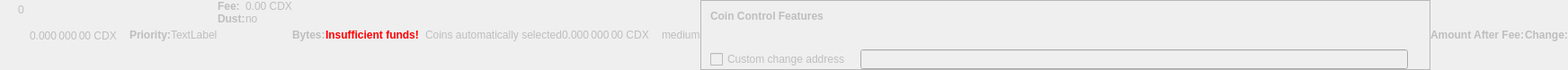
    <widget class="QWidget" name="dummyHideWidget" native="true">
     <property name="enabled">
      <bool>false</bool>
     </property>
     <property name="maximumSize">
      <size>
       <width>100</width>
       <height>22</height>
      </size>
     </property>
     <layout class="QHBoxLayout" name="dummyHideLayout">
      <property name="spacing">
       <number>0</number>
      </property>
      <property name="leftMargin">
       <number>0</number>
      </property>
      <property name="topMargin">
       <number>0</number>
      </property>
      <property name="rightMargin">
       <number>0</number>
      </property>
      <property name="bottomMargin">
       <number>0</number>
      </property>
      <item>
       <layout class="QFormLayout" name="formLayoutCoinControl1">
        <property name="horizontalSpacing">
         <number>10</number>
        </property>
        <property name="verticalSpacing">
         <number>14</number>
        </property>
        <property name="leftMargin">
         <number>10</number>
        </property>
        <property name="topMargin">
         <number>4</number>
        </property>
        <property name="rightMargin">
         <number>6</number>
        </property>
        <item row="0" column="1">
         <widget class="QLabel" name="labelCoinControlBytes">
          <property name="cursor">
           <cursorShape>IBeamCursor</cursorShape>
          </property>
          <property name="contextMenuPolicy">
           <enum>Qt::ActionsContextMenu</enum>
          </property>
          <property name="text">
           <string notr="true">0</string>
          </property>
          <property name="textInteractionFlags">
           <set>Qt::LinksAccessibleByMouse|Qt::TextSelectableByKeyboard|Qt::TextSelectableByMouse</set>
          </property>
         </widget>
        </item>
       </layout>
      </item>
      <item>
       <widget class="QLabel" name="labelCoinControlAfterFee">
        <property name="enabled">
         <bool>false</bool>
        </property>
        <property name="sizePolicy">
         <sizepolicy hsizetype="Fixed" vsizetype="Fixed">
          <horstretch>0</horstretch>
          <verstretch>0</verstretch>
         </sizepolicy>
        </property>
        <property name="minimumSize">
         <size>
          <width>111</width>
          <height>12</height>
         </size>
        </property>
        <property name="maximumSize">
         <size>
          <width>111</width>
          <height>12</height>
         </size>
        </property>
        <property name="cursor">
         <cursorShape>IBeamCursor</cursorShape>
        </property>
        <property name="contextMenuPolicy">
         <enum>Qt::ActionsContextMenu</enum>
        </property>
        <property name="text">
         <string notr="true">0.000 000 00 CDX</string>
        </property>
        <property name="textInteractionFlags">
         <set>Qt::LinksAccessibleByMouse|Qt::TextSelectableByKeyboard|Qt::TextSelectableByMouse</set>
        </property>
       </widget>
      </item>
      <item>
       <widget class="QLabel" name="labelCoinControlPriorityText">
        <property name="enabled">
         <bool>false</bool>
        </property>
        <property name="font">
         <font>
          <weight>75</weight>
          <bold>true</bold>
         </font>
        </property>
        <property name="text">
         <string>Priority:</string>
        </property>
       </widget>
      </item>
      <item>
       <layout class="QHBoxLayout" name="horizontalLayout">
        <item>
         <widget class="QLabel" name="WarningLabel">
          <property name="text">
           <string>TextLabel</string>
          </property>
         </widget>
        </item>
       </layout>
      </item>
      <item>
       <layout class="QFormLayout" name="formLayoutCoinControl3">
        <property name="horizontalSpacing">
         <number>0</number>
        </property>
        <property name="verticalSpacing">
         <number>0</number>
        </property>
        <property name="leftMargin">
         <number>0</number>
        </property>
        <property name="topMargin">
         <number>0</number>
        </property>
        <property name="rightMargin">
         <number>0</number>
        </property>
        <item row="0" column="0">
         <widget class="QLabel" name="labelCoinControlFeeText">
          <property name="enabled">
           <bool>false</bool>
          </property>
          <property name="font">
           <font>
            <weight>75</weight>
            <bold>true</bold>
           </font>
          </property>
          <property name="text">
           <string>Fee:</string>
          </property>
          <property name="margin">
           <number>0</number>
          </property>
         </widget>
        </item>
        <item row="0" column="1">
         <widget class="QLabel" name="labelCoinControlFee">
          <property name="enabled">
           <bool>false</bool>
          </property>
          <property name="cursor">
           <cursorShape>IBeamCursor</cursorShape>
          </property>
          <property name="contextMenuPolicy">
           <enum>Qt::ActionsContextMenu</enum>
          </property>
          <property name="text">
           <string notr="true">0.00 CDX</string>
          </property>
          <property name="textInteractionFlags">
           <set>Qt::LinksAccessibleByMouse|Qt::TextSelectableByKeyboard|Qt::TextSelectableByMouse</set>
          </property>
         </widget>
        </item>
        <item row="1" column="0">
         <widget class="QLabel" name="labelCoinControlLowOutputText">
          <property name="enabled">
           <bool>false</bool>
          </property>
          <property name="font">
           <font>
            <weight>75</weight>
            <bold>true</bold>
           </font>
          </property>
          <property name="text">
           <string>Dust:</string>
          </property>
         </widget>
        </item>
        <item row="1" column="1">
         <widget class="QLabel" name="labelCoinControlLowOutput">
          <property name="enabled">
           <bool>false</bool>
          </property>
          <property name="cursor">
           <cursorShape>IBeamCursor</cursorShape>
          </property>
          <property name="contextMenuPolicy">
           <enum>Qt::ActionsContextMenu</enum>
          </property>
          <property name="text">
           <string>no</string>
          </property>
          <property name="textInteractionFlags">
           <set>Qt::LinksAccessibleByMouse|Qt::TextSelectableByKeyboard|Qt::TextSelectableByMouse</set>
          </property>
         </widget>
        </item>
       </layout>
      </item>
      <item>
       <widget class="QLabel" name="labelCoinControlBytesText">
        <property name="enabled">
         <bool>false</bool>
        </property>
        <property name="font">
         <font>
          <weight>75</weight>
          <bold>true</bold>
         </font>
        </property>
        <property name="text">
         <string>Bytes:</string>
        </property>
       </widget>
      </item>
      <item>
       <layout class="QFormLayout" name="formLayoutCoinControl2">
        <property name="horizontalSpacing">
         <number>0</number>
        </property>
        <property name="verticalSpacing">
         <number>0</number>
        </property>
        <property name="leftMargin">
         <number>0</number>
        </property>
        <property name="topMargin">
         <number>0</number>
        </property>
        <property name="rightMargin">
         <number>0</number>
        </property>
       </layout>
      </item>
      <item>
       <layout class="QHBoxLayout" name="horizontalLayoutCoinControl2">
        <property name="spacing">
         <number>0</number>
        </property>
        <property name="bottomMargin">
         <number>0</number>
        </property>
       </layout>
      </item>
      <item>
       <widget class="QLabel" name="labelCoinControlInsuffFunds">
        <property name="enabled">
         <bool>false</bool>
        </property>
        <property name="minimumSize">
         <size>
          <width>0</width>
          <height>0</height>
         </size>
        </property>
        <property name="font">
         <font>
          <weight>75</weight>
          <bold>true</bold>
         </font>
        </property>
        <property name="styleSheet">
         <string notr="true">color:red;font-weight:bold;</string>
        </property>
        <property name="text">
         <string>Insufficient funds!</string>
        </property>
        <property name="margin">
         <number>5</number>
        </property>
       </widget>
      </item>
      <item>
       <layout class="QFormLayout" name="formLayoutCoinControl4">
        <property name="horizontalSpacing">
         <number>0</number>
        </property>
        <property name="verticalSpacing">
         <number>0</number>
        </property>
        <property name="leftMargin">
         <number>0</number>
        </property>
        <property name="topMargin">
         <number>0</number>
        </property>
        <property name="rightMargin">
         <number>0</number>
        </property>
       </layout>
      </item>
      <item>
       <widget class="QLabel" name="labelCoinControlChangeLabel">
        <property name="enabled">
         <bool>false</bool>
        </property>
        <property name="sizePolicy">
         <sizepolicy hsizetype="Preferred" vsizetype="Expanding">
          <horstretch>0</horstretch>
          <verstretch>0</verstretch>
         </sizepolicy>
        </property>
        <property name="minimumSize">
         <size>
          <width>0</width>
          <height>0</height>
         </size>
        </property>
        <property name="text">
         <string/>
        </property>
        <property name="margin">
         <number>3</number>
        </property>
       </widget>
      </item>
      <item>
       <widget class="QLabel" name="labelCoinControlAutomaticallySelected">
        <property name="enabled">
         <bool>false</bool>
        </property>
        <property name="sizePolicy">
         <sizepolicy hsizetype="Fixed" vsizetype="Fixed">
          <horstretch>0</horstretch>
          <verstretch>0</verstretch>
         </sizepolicy>
        </property>
        <property name="minimumSize">
         <size>
          <width>0</width>
          <height>0</height>
         </size>
        </property>
        <property name="maximumSize">
         <size>
          <width>240</width>
          <height>16777215</height>
         </size>
        </property>
        <property name="text">
         <string>Coins automatically selected</string>
        </property>
        <property name="margin">
         <number>5</number>
        </property>
       </widget>
      </item>
      <item>
       <widget class="QLabel" name="labelCoinControlChange">
        <property name="enabled">
         <bool>false</bool>
        </property>
        <property name="sizePolicy">
         <sizepolicy hsizetype="Fixed" vsizetype="Fixed">
          <horstretch>0</horstretch>
          <verstretch>0</verstretch>
         </sizepolicy>
        </property>
        <property name="minimumSize">
         <size>
          <width>111</width>
          <height>0</height>
         </size>
        </property>
        <property name="maximumSize">
         <size>
          <width>111</width>
          <height>16777215</height>
         </size>
        </property>
        <property name="cursor">
         <cursorShape>IBeamCursor</cursorShape>
        </property>
        <property name="contextMenuPolicy">
         <enum>Qt::ActionsContextMenu</enum>
        </property>
        <property name="text">
         <string notr="true">0.000 000 00 CDX</string>
        </property>
        <property name="textInteractionFlags">
         <set>Qt::LinksAccessibleByMouse|Qt::TextSelectableByKeyboard|Qt::TextSelectableByMouse</set>
        </property>
       </widget>
      </item>
      <item>
       <widget class="QLabel" name="labelCoinControlPriority">
        <property name="enabled">
         <bool>false</bool>
        </property>
        <property name="cursor">
         <cursorShape>IBeamCursor</cursorShape>
        </property>
        <property name="contextMenuPolicy">
         <enum>Qt::ActionsContextMenu</enum>
        </property>
        <property name="text">
         <string>medium</string>
        </property>
        <property name="textInteractionFlags">
         <set>Qt::LinksAccessibleByMouse|Qt::TextSelectableByKeyboard|Qt::TextSelectableByMouse</set>
        </property>
       </widget>
      </item>
      <item>
       <widget class="QFrame" name="frameCoinControl">
        <property name="sizePolicy">
         <sizepolicy hsizetype="Expanding" vsizetype="Expanding">
          <horstretch>0</horstretch>
          <verstretch>0</verstretch>
         </sizepolicy>
        </property>
        <property name="maximumSize">
         <size>
          <width>16777215</width>
          <height>16777215</height>
         </size>
        </property>
        <property name="frameShape">
         <enum>QFrame::StyledPanel</enum>
        </property>
        <property name="frameShadow">
         <enum>QFrame::Sunken</enum>
        </property>
        <layout class="QVBoxLayout" name="verticalLayoutCoinControl2_2">
         <property name="spacing">
          <number>0</number>
         </property>
         <property name="leftMargin">
          <number>0</number>
         </property>
         <property name="topMargin">
          <number>0</number>
         </property>
         <property name="rightMargin">
          <number>0</number>
         </property>
         <property name="bottomMargin">
          <number>0</number>
         </property>
         <item>
          <layout class="QVBoxLayout" name="verticalLayoutCoinControl" stretch="0,0,0,1">
           <property name="spacing">
            <number>0</number>
           </property>
           <property name="leftMargin">
            <number>10</number>
           </property>
           <property name="topMargin">
            <number>10</number>
           </property>
           <item>
            <layout class="QHBoxLayout" name="horizontalLayoutCoinControl1">
             <property name="bottomMargin">
              <number>15</number>
             </property>
             <item>
              <widget class="QLabel" name="labelCoinControlFeatures">
               <property name="enabled">
                <bool>false</bool>
               </property>
               <property name="sizePolicy">
                <sizepolicy hsizetype="Preferred" vsizetype="Maximum">
                 <horstretch>0</horstretch>
                 <verstretch>0</verstretch>
                </sizepolicy>
               </property>
               <property name="font">
                <font>
                 <weight>75</weight>
                 <bold>true</bold>
                </font>
               </property>
               <property name="styleSheet">
                <string notr="true">font-weight:bold;</string>
               </property>
               <property name="text">
                <string>Coin Control Features</string>
               </property>
              </widget>
             </item>
            </layout>
           </item>
           <item>
            <widget class="QWidget" name="widgetCoinControl" native="true">
             <property name="sizePolicy">
              <sizepolicy hsizetype="Preferred" vsizetype="Preferred">
               <horstretch>0</horstretch>
               <verstretch>0</verstretch>
              </sizepolicy>
             </property>
             <property name="minimumSize">
              <size>
               <width>0</width>
               <height>0</height>
              </size>
             </property>
             <property name="styleSheet">
              <string notr="true"/>
             </property>
             <layout class="QHBoxLayout" name="horizontalLayoutCoinControl5_2">
              <property name="leftMargin">
               <number>0</number>
              </property>
              <property name="topMargin">
               <number>0</number>
              </property>
              <property name="rightMargin">
               <number>0</number>
              </property>
              <property name="bottomMargin">
               <number>0</number>
              </property>
              <item>
               <layout class="QHBoxLayout" name="horizontalLayoutCoinControl3">
                <property name="spacing">
                 <number>20</number>
                </property>
                <property name="topMargin">
                 <number>0</number>
                </property>
                <property name="bottomMargin">
                 <number>10</number>
                </property>
               </layout>
              </item>
             </layout>
            </widget>
           </item>
           <item>
            <layout class="QHBoxLayout" name="horizontalLayoutCoinControl4" stretch="0,0,0">
             <property name="spacing">
              <number>12</number>
             </property>
             <property name="sizeConstraint">
              <enum>QLayout::SetDefaultConstraint</enum>
             </property>
             <property name="topMargin">
              <number>5</number>
             </property>
             <property name="rightMargin">
              <number>5</number>
             </property>
             <item>
              <widget class="QCheckBox" name="checkBoxCoinControlChange">
               <property name="enabled">
                <bool>false</bool>
               </property>
               <property name="toolTip">
                <string>If this is activated, but the change address is empty or invalid, change will be sent to a newly generated address.</string>
               </property>
               <property name="text">
                <string>Custom change address</string>
               </property>
              </widget>
             </item>
             <item>
              <widget class="QValidatedLineEdit" name="lineEditCoinControlChange">
               <property name="enabled">
                <bool>false</bool>
               </property>
               <property name="sizePolicy">
                <sizepolicy hsizetype="Expanding" vsizetype="Fixed">
                 <horstretch>0</horstretch>
                 <verstretch>0</verstretch>
                </sizepolicy>
               </property>
              </widget>
             </item>
             <item>
              <widget class="QLabel" name="labelCoinControlChangeLabel_2">
               <property name="sizePolicy">
                <sizepolicy hsizetype="Preferred" vsizetype="Expanding">
                 <horstretch>0</horstretch>
                 <verstretch>0</verstretch>
                </sizepolicy>
               </property>
               <property name="minimumSize">
                <size>
                 <width>0</width>
                 <height>0</height>
                </size>
               </property>
               <property name="text">
                <string/>
               </property>
               <property name="margin">
                <number>3</number>
               </property>
              </widget>
             </item>
            </layout>
           </item>
           <item>
            <spacer name="verticalSpacerCoinControl">
             <property name="orientation">
              <enum>Qt::Vertical</enum>
             </property>
             <property name="sizeHint" stdset="0">
              <size>
               <width>800</width>
               <height>1</height>
              </size>
             </property>
            </spacer>
           </item>
          </layout>
         </item>
        </layout>
       </widget>
      </item>
      <item>
       <widget class="QLabel" name="labelCoinControlAfterFeeText">
        <property name="enabled">
         <bool>false</bool>
        </property>
        <property name="minimumSize">
         <size>
          <width>0</width>
          <height>0</height>
         </size>
        </property>
        <property name="maximumSize">
         <size>
          <width>16777215</width>
          <height>16777215</height>
         </size>
        </property>
        <property name="font">
         <font>
          <weight>75</weight>
          <bold>true</bold>
         </font>
        </property>
        <property name="text">
         <string>Amount After Fee:</string>
        </property>
        <property name="alignment">
         <set>Qt::AlignLeading|Qt::AlignLeft|Qt::AlignVCenter</set>
        </property>
        <property name="margin">
         <number>0</number>
        </property>
       </widget>
      </item>
      <item>
       <widget class="QLabel" name="labelCoinControlChangeText">
        <property name="enabled">
         <bool>false</bool>
        </property>
        <property name="sizePolicy">
         <sizepolicy hsizetype="Preferred" vsizetype="Preferred">
          <horstretch>0</horstretch>
          <verstretch>0</verstretch>
         </sizepolicy>
        </property>
        <property name="minimumSize">
         <size>
          <width>0</width>
          <height>0</height>
         </size>
        </property>
        <property name="maximumSize">
         <size>
          <width>16777215</width>
          <height>16777215</height>
         </size>
        </property>
        <property name="font">
         <font>
          <weight>75</weight>
          <bold>true</bold>
         </font>
        </property>
        <property name="text">
         <string>Change:</string>
        </property>
        <property name="alignment">
         <set>Qt::AlignLeading|Qt::AlignLeft|Qt::AlignVCenter</set>
        </property>
       </widget>
      </item>
     </layout>
    </widget>
